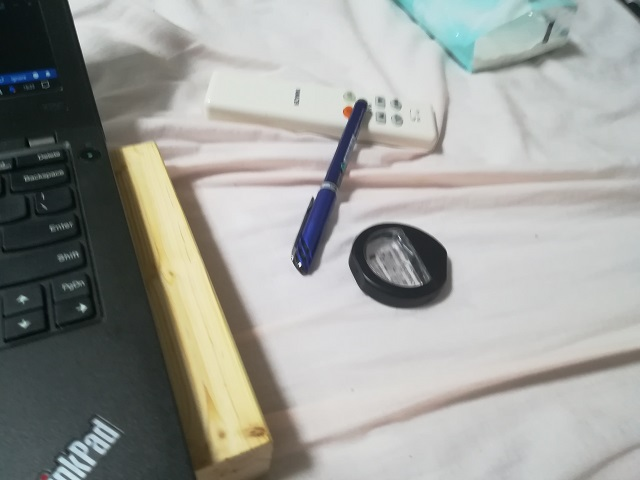
#> input picture Emphasize_img_diff/img_test/01.jpg, 640 x 480 px
$ python main.py
#> lines starting #> are read from the running program, lines starting #| are printed output that depends on the picture; after the words box and inside, x2 and y2 are one past the last pixel; in counts of white or black regions, pixels touching at a corner belong together
import sys
import numpy as np
import cv2


def main():

    img_src1 = cv2.imread("img_test/01.jpg", 1)
#> img_src1 is the input picture: shape (480, 640, 3); mean B, G, R 153.3, 157.8, 156.6
    img_src2 = cv2.imread("img_test/02.jpg", 1)
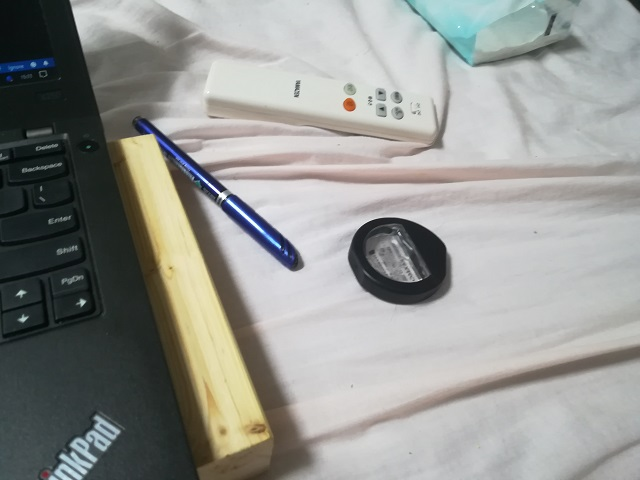
#> input picture Emphasize_img_diff/img_test/02.jpg, 640 x 480 px
#> img_src2 is the input picture: shape (480, 640, 3); mean B, G, R 145.2, 149, 147.8

    fgbg = cv2.bgsegm.createBackgroundSubtractorMOG()

    fgmask = fgbg.apply(img_src1)
#> fgmask: shape (480, 640); every value is 0
    fgmask = fgbg.apply(img_src2)
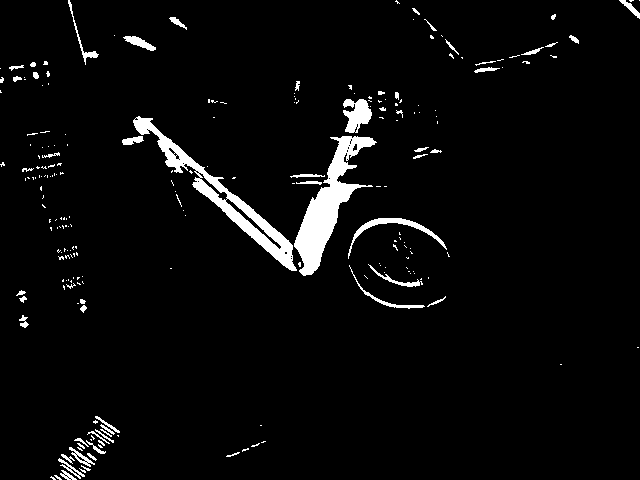
#> fgmask: shape (480, 640); 4% white; 225 white regions (169 under 20 px), largest, box (x1, y1, x2, y2) and area: (294, 136, 377, 276) 3674, (133, 116, 297, 271) 3368, (343, 99, 372, 133) 637

    cv2.imshow('frame', fgmask)

    bg_diff_path = './diff.jpg'
    cv2.imwrite(bg_diff_path, fgmask)


# ----blur filter
    blur = cv2.blur(fgmask, (5, 5))
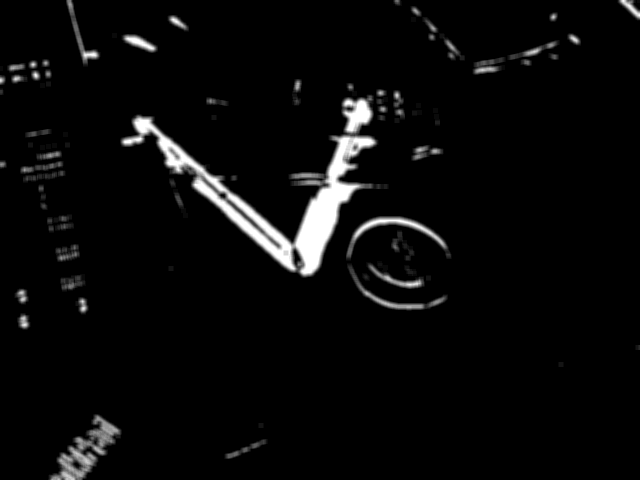
#> blur: shape (480, 640); min 0, max 255, mean 10.1
    bg_diff_path = './diff_filtered.jpg'
    cv2.imwrite(bg_diff_path, blur)
# ---

    cv2.waitKey(0)
    cv2.destroyAllWindows()


if __name__ == "__main__":
    main()
